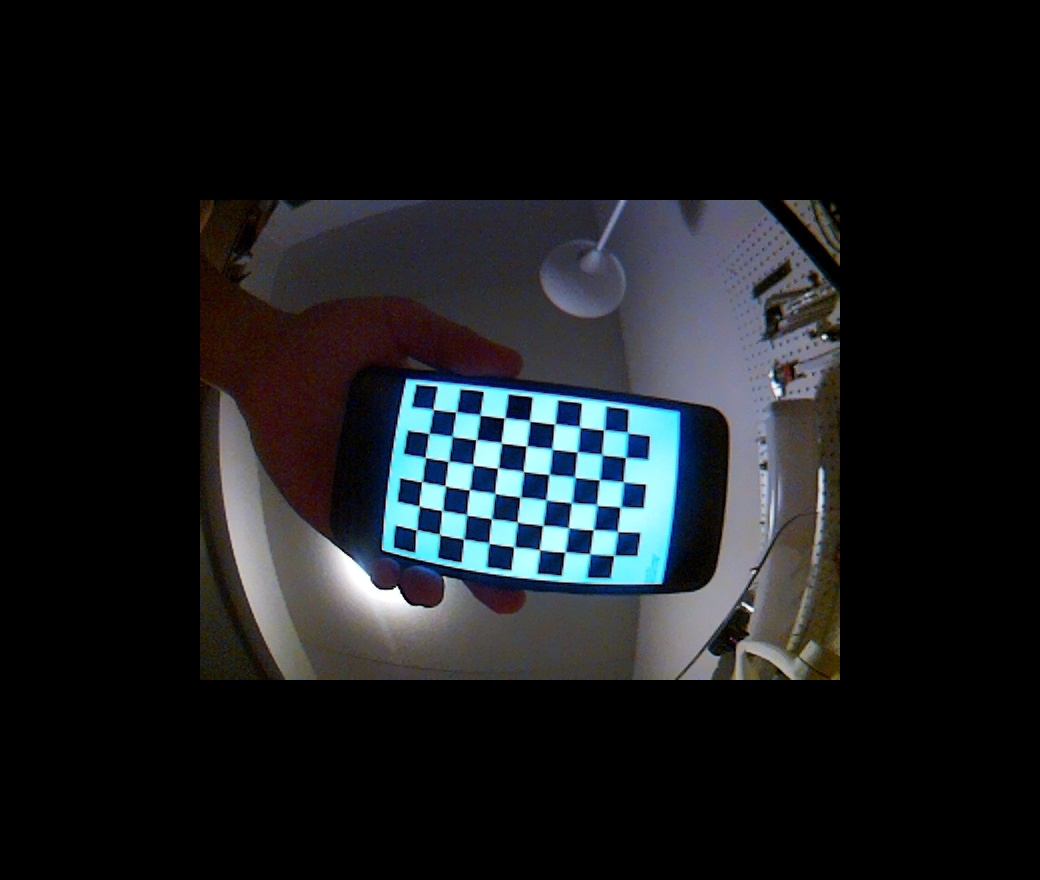
#> input picture jetson_files/frame0.jpg, 1040 x 880 px; its folder holds only this picture in this run
$ python calibration.py
#> lines starting #> are read from the running program, lines starting #| are printed output that depends on the picture; after the words box and inside, x2 and y2 are one past the last pixel; in counts of white or black regions, pixels touching at a corner belong together; long printed decimals are rounded
import cv2
import numpy as np
import os
import glob

# Defining the dimensions of checkerboard
CHECKERBOARD = (6,9)
criteria = (cv2.TERM_CRITERIA_EPS + cv2.TERM_CRITERIA_MAX_ITER, 30, 0.001)

# Creating vector to store vectors of 3D points for each checkerboard image
objpoints = []
# Creating vector to store vectors of 2D points for each checkerboard image
imgpoints = []


# Defining the world coordinates for 3D points
objp = np.zeros((1, CHECKERBOARD[0] * CHECKERBOARD[1], 3), np.float32)
objp[0,:,:2] = np.mgrid[0:CHECKERBOARD[0], 0:CHECKERBOARD[1]].T.reshape(-1, 2)
prev_img_shape = None

# Extracting path of individual image stored in a given directory
images = glob.glob('*.jpg')
for fname in images:
    img = cv2.imread(fname)
#> img is the input picture: shape (880, 1040, 3); mean B, G, R 29.8, 27.2, 24.7
    gray = cv2.cvtColor(img,cv2.COLOR_BGR2GRAY)
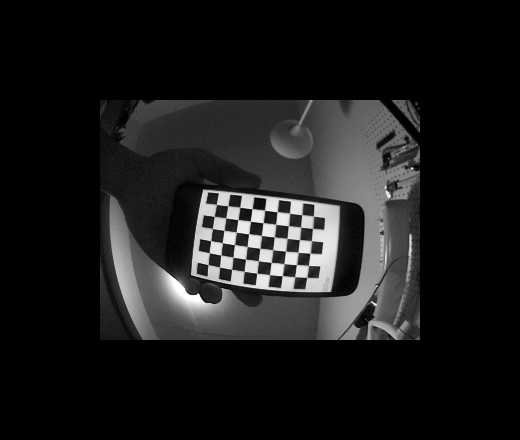
#> gray: shape (880, 1040) (shown at 1/2 size); min 0, max 255, mean 26.8
    # Find the chess board corners
    # If desired number of corners are found in the image then ret = true
    ret, corners = cv2.findChessboardCorners(gray, CHECKERBOARD, cv2.CALIB_CB_ADAPTIVE_THRESH + cv2.CALIB_CB_FAST_CHECK + cv2.CALIB_CB_NORMALIZE_IMAGE)
#> ret = True; corners = 54 rows, first 8: [416.5, 529.9], [418.9, 505.4], [421.4, 481.8], [425.4, 457.5], [428.9, 433.6], [433.5, 409.5], [439.2, 533.4], [441.3, 510.6]

    """
    If desired number of corner are detected,
    we refine the pixel coordinates and display
    them on the images of checker board
    """
    if ret == True:
        objpoints.append(objp)
        # refining pixel coordinates for given 2d points.
        corners2 = cv2.cornerSubPix(gray, corners, (11,11),(-1,-1), criteria)
#> corners2 = 54 rows, first 8: [416.5, 529.8], [419.1, 506.1], [421.9, 481.9], [425.3, 457.4], [428.7, 433.3], [433.1, 409.2], [439.4, 534.5], [442.1, 510.6]

        imgpoints.append(corners2)

        # Draw and display the corners
        img = cv2.drawChessboardCorners(img, CHECKERBOARD, corners2, ret)
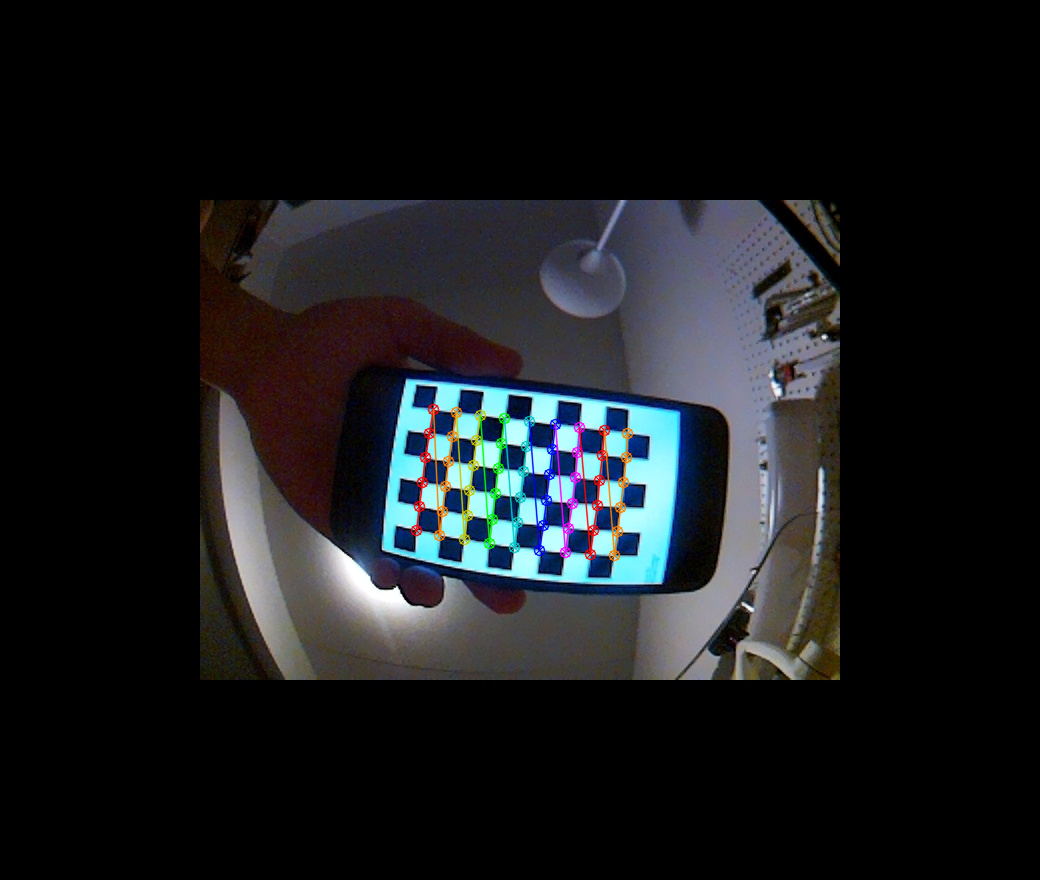
#> img: shape (880, 1040, 3); 1.15% of pixels changed, all inside (x1, y1, x2, y2) = (410, 403, 634, 562)

    cv2.imshow('img',img)
    cv2.waitKey(0)

cv2.destroyAllWindows()

h,w = img.shape[:2]

"""
Performing camera calibration by
passing the value of known 3D points (objpoints)
and corresponding pixel coordinates of the
detected corners (imgpoints)
"""
ret, mtx, dist, rvecs, tvecs = cv2.calibrateCamera(objpoints, imgpoints, gray.shape[::-1], None, None)
#> ret = 0.149; mtx = [[331.3, 0, 525.7], [0, 332.1, 420], [0, 0, 1]]; dist = [[-0.28, -0.557, 0.000702, 0.00212, 1.6]]; rvecs = ([-0.162, -0.137, -1.44],); tvecs = ([-4.43, 4.43, 12.29],)

def save_coefficients(mtx, dist, path):
    """ Save the camera matrix and the distortion coefficients to given path/file. """
    cv_file = cv2.FileStorage(path, cv2.FILE_STORAGE_WRITE)
    cv_file.write("K", mtx)
    cv_file.write("D", dist)
    # note you *release* you don't close() a FileStorage object
    cv_file.release()

save_coefficients(mtx, dist, "calibration.cfg")

print("Camera matrix : \n")
print(mtx)
#| [[331.269   0.         525.676]
#|  [  0.         332.116 419.995]
#|  [  0.           0.           1.        ]]
print("dist : \n")
print(dist)
#| [[-2.79860136e-01 -5.57498335e-01  7.01655056e-04  2.12338377e-03
#|    1.59523872e+00]]
print("rvecs : \n")
print(rvecs)
#| (array([[-0.1619 ],
#|        [-0.1372],
#|        [-1.444]]),)
print("tvecs : \n")
print(tvecs)
#| (array([[-4.426],
#|        [ 4.431 ],
#|        [12.290]]),)

$ run again, on jetson_files/frame13.jpg
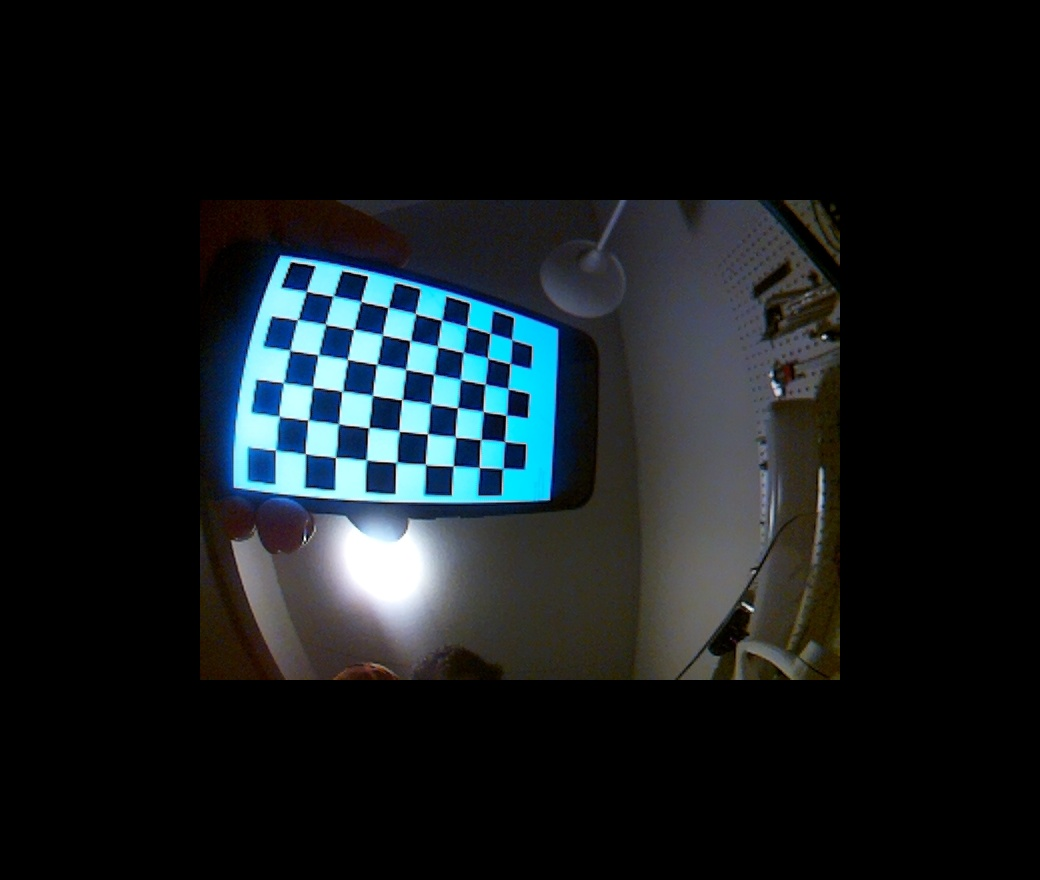
#> input picture jetson_files/frame13.jpg, 1040 x 880 px
#> img is the input picture: shape (880, 1040, 3); mean B, G, R 29.6, 26.9, 21.1
#> `gray = cv2.cvtColor(img,cv2.COLOR_BGR2GRAY)`:
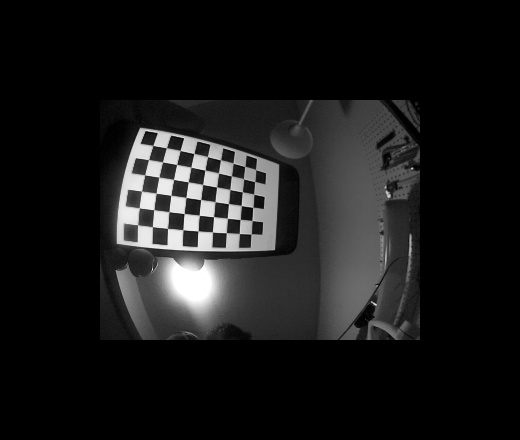
#> gray: shape (880, 1040) (shown at 1/2 size); min 0, max 255, mean 25.5
#> `ret, corners = cv2.findChessboardCorners(gray, CHECKERBOARD, cv2.CALIB..`: ret = True; corners = 54 rows, first 8: [275.3, 450], [279.4, 416], [283.1, 382.9], [289.6, 349.7], [297, 319.8], [306.6, 291.4], [305.4, 453.5], [307.7, 420]
#> corners2 = 54 rows, first 8: [275.6, 450.2], [279.1, 416.5], [283.7, 382.6], [290, 350.5], [297.6, 319.7], [306.3, 291.3], [305.3, 453.8], [308.2, 420.1]
#> `img = cv2.drawChessboardCorners(img, CHECKERBOARD, corners2, ret)`:
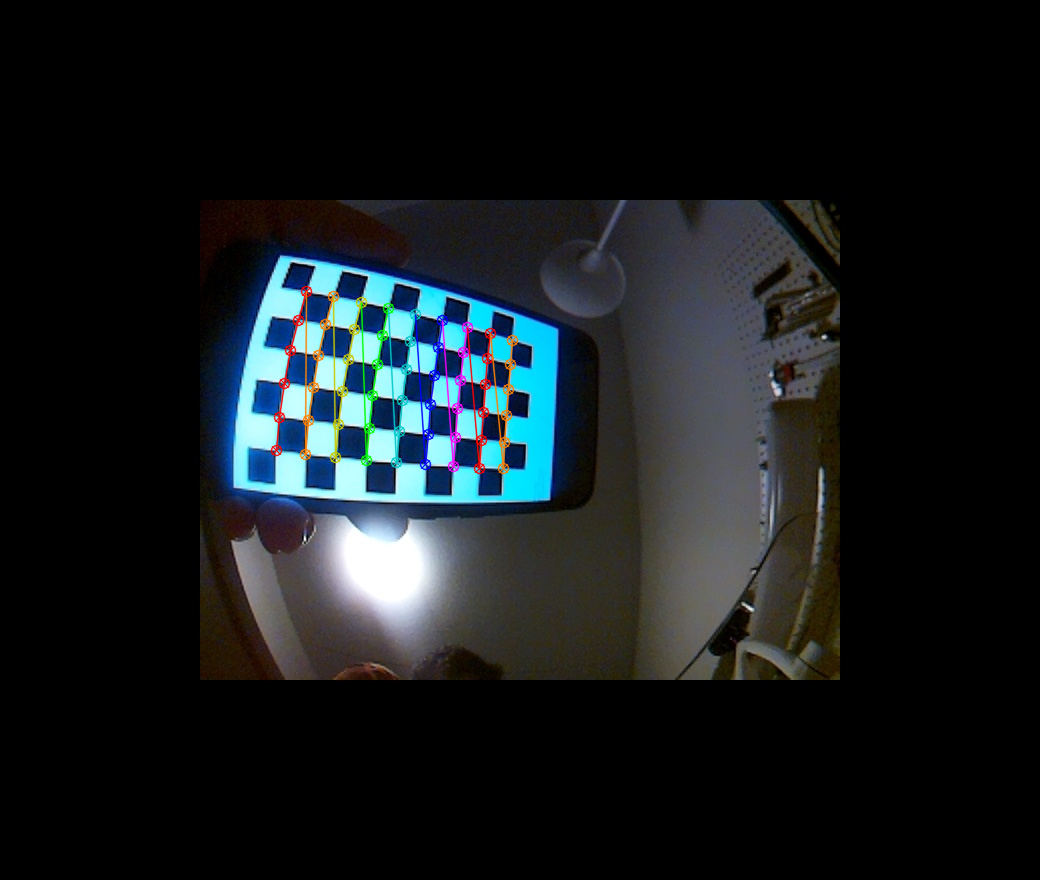
#> img: shape (880, 1040, 3); 1.28% of pixels changed, all inside (x1, y1, x2, y2) = (270, 285, 519, 475)
#> `ret, mtx, dist, rvecs, tvecs = cv2.calibrateCamera(objpoints, imgpoint..`: ret = 0.178; mtx = [[317.5, 0, 518.9], [0, 315.2, 418.5], [0, 0, 1]]; dist = [[-0.327, 0.145, 0.00163, 0.00712, -0.0342]]; rvecs = ([0.408, -0.549, -1.42],); tvecs = ([-7.08, 0.912, 6.99],)
#| [[317.497   0.         518.931]
#|  [  0.         315.221 418.478]
#|  [  0.           0.           1.        ]]
#| [[-0.3274  0.1451  0.001625  0.007124 -0.03419]]
#| (array([[ 0.4079],
#|        [-0.5488],
#|        [-1.419]]),)
#| (array([[-7.083],
#|        [ 0.9124],
#|        [ 6.993]]),)

$ run again, on jetson_files/frame2.jpg
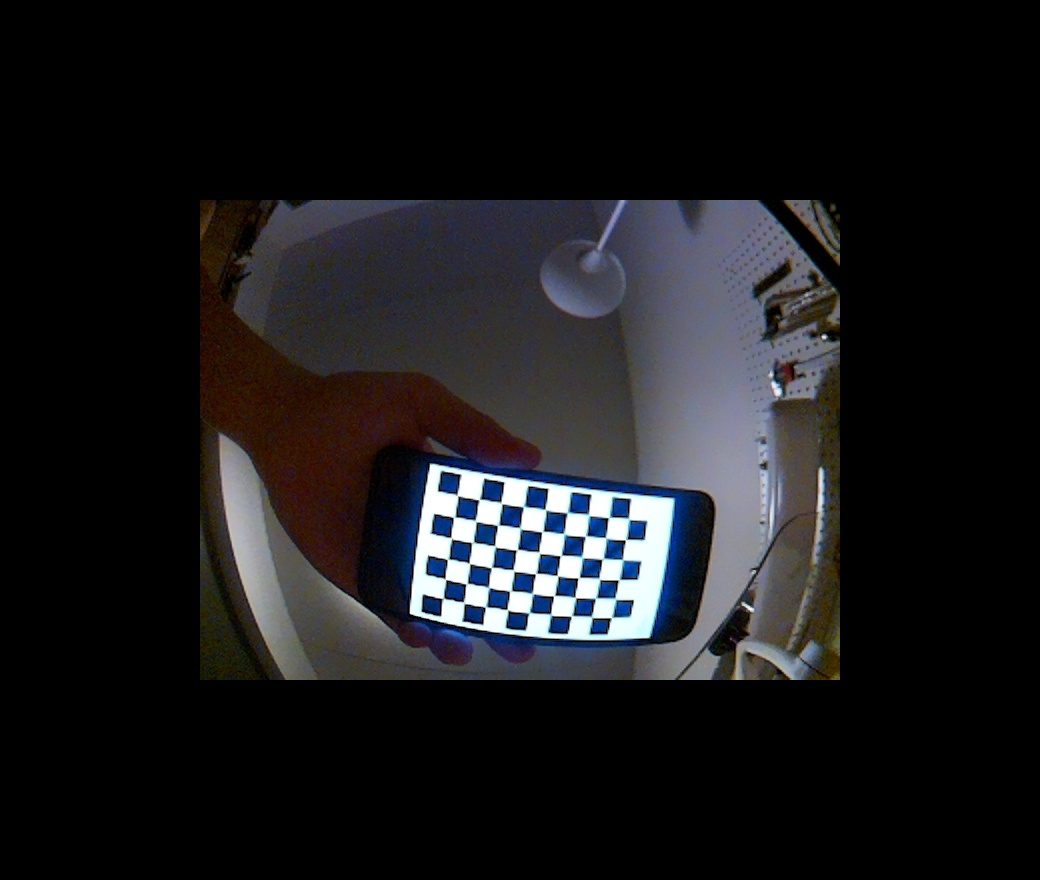
#> input picture jetson_files/frame2.jpg, 1040 x 880 px
#> img is the input picture: shape (880, 1040, 3); mean B, G, R 27.7, 25.6, 25.9
#> `gray = cv2.cvtColor(img,cv2.COLOR_BGR2GRAY)`:
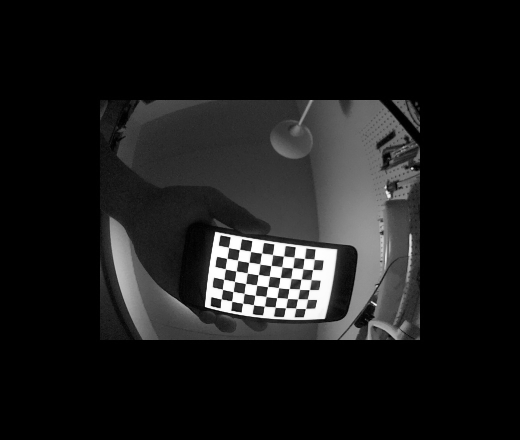
#> gray: shape (880, 1040) (shown at 1/2 size); min 0, max 255, mean 25.9
#> `ret, corners = cv2.findChessboardCorners(gray, CHECKERBOARD, cv2.CALIB..`: ret = True; corners = 54 rows, first 8: [443.7, 597.5], [445.7, 579.5], [447.4, 559.7], [450.6, 537.2], [453.2, 517.8], [457.8, 495.9], [464.5, 603.6], [466.4, 583.9]
#> corners2 = 54 rows, first 8: [442.6, 598.4], [445.4, 579.1], [448.3, 559.1], [451, 538.3], [454.3, 517], [457.5, 495.3], [463.8, 602.7], [466.4, 583.4]
#> `img = cv2.drawChessboardCorners(img, CHECKERBOARD, corners2, ret)`:
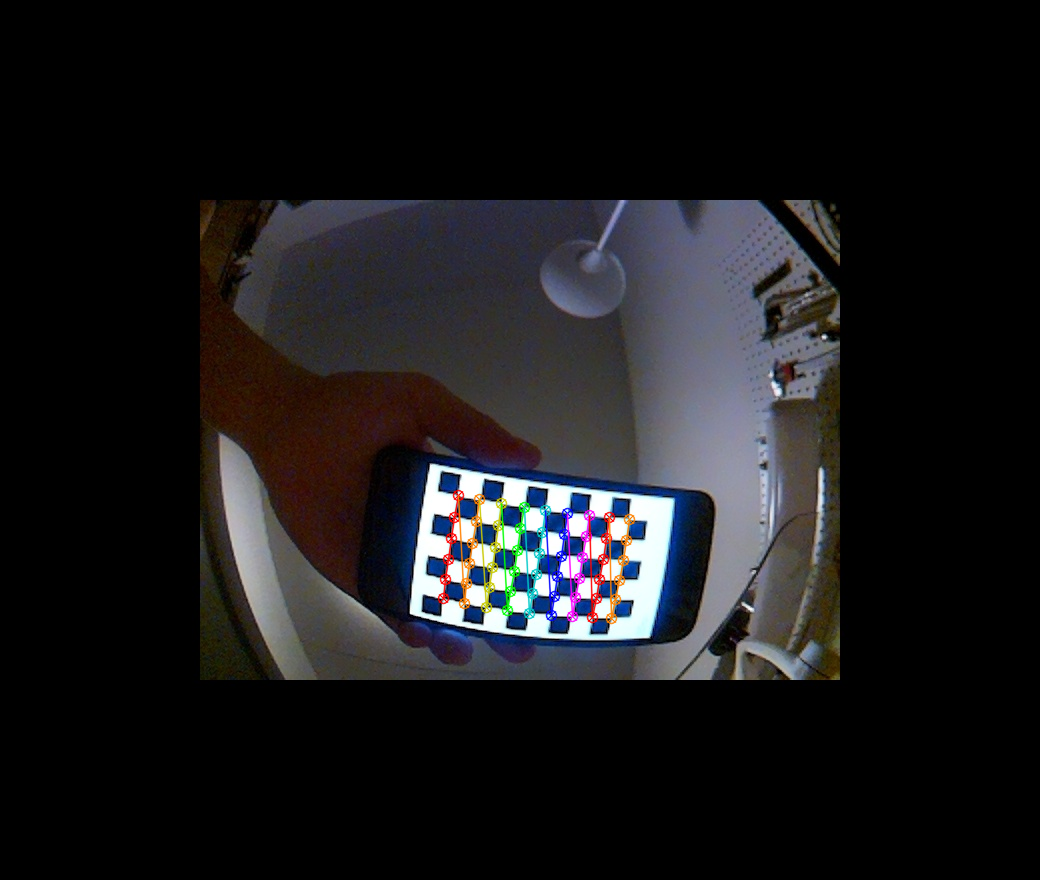
#> img: shape (880, 1040, 3); 1.02% of pixels changed, all inside (x1, y1, x2, y2) = (437, 489, 636, 625)
#> `ret, mtx, dist, rvecs, tvecs = cv2.calibrateCamera(objpoints, imgpoint..`: ret = 0.213; mtx = [[399.8, 0, 529], [0, 411.8, 435.1], [0, 0, 1]]; dist = [[-0.529, 0.344, -0.0191, -0.00681, 0.0753]]; rvecs = ([-0.213, -0.261, -1.41],); tvecs = ([-3.92, 7.36, 15.89],)
#| [[399.769   0.         528.960]
#|  [  0.         411.828 435.110]
#|  [  0.           0.           1.        ]]
#| [[-0.5295  0.3443 -0.01909 -0.006811  0.07534]]
#| (array([[-0.2134 ],
#|        [-0.2607],
#|        [-1.407]]),)
#| (array([[-3.919],
#|        [ 7.360 ],
#|        [15.891 ]]),)
